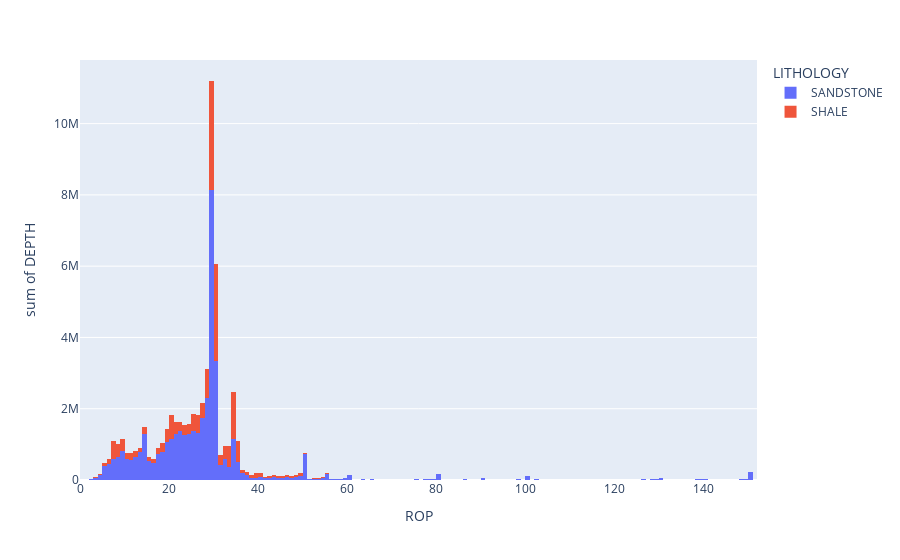

This figure's notebook cell:
### Code cell
# E5
#import plotly.graph_objects as go
#go.Figure(data=go.Histogram(x=log_data['LITHOLOGY'], y=))
#fig = go.Figure(layout=go.Layout(title=go.layout.Title(text="Histogram of ROP Log based on different lithologies"),
#                xaxis=dict(title="ROP Values"),
#                #yaxis=dict(title="Depth", range=[0, 0.4]),
 #               width = 800,
  #              height = 800))

#for lithology_value in log_data['LITHOLOGY'].unique():
 #   
  #  fig.add_trace(go.Histogram(x=log_data['ROP'][log_data['LITHOLOGY'] == lithology_value],name = lithology_value, xbins=dict(size=20))) 

#fig.show()
import plotly.express as px
fig = px.histogram(log_data, x="ROP", y="DEPTH", color="LITHOLOGY")
fig.show()

### Figure 1 — Plotly figure (JSON) as saved in the notebook; plotly's stock layout.template omitted (floating-point values rounded to 4 significant figures; data arrays with more than 128 entries replaced by an {"elided": "..."} marker saying what was removed)
{"data": [{"alignmentgroup": "True", "bingroup": "x", "histfunc": "sum", "hovertemplate": "LITHOLOGY=SANDSTONE<br>ROP=%{x}<br>sum of DEPTH=%{y}<extra></extra>", "legendgroup": "SANDSTONE", "marker": {"color": "#636efa"}, "name": "SANDSTONE", "offsetgroup": "SANDSTONE", "orientation": "v", "showlegend": true, "type": "histogram", "x": {"elided": "23731 float values"}, "xaxis": "x", "y": {"elided": "23731 float values"}, "yaxis": "y"}, {"alignmentgroup": "True", "bingroup": "x", "histfunc": "sum", "hovertemplate": "LITHOLOGY=SHALE<br>ROP=%{x}<br>sum of DEPTH=%{y}<extra></extra>", "legendgroup": "SHALE", "marker": {"color": "#EF553B"}, "name": "SHALE", "offsetgroup": "SHALE", "orientation": "v", "showlegend": true, "type": "histogram", "x": {"elided": "9460 float values"}, "xaxis": "x", "y": {"elided": "9460 float values"}, "yaxis": "y"}], "layout": {"barmode": "relative", "legend": {"title": {"text": "LITHOLOGY"}, "tracegroupgap": 0}, "margin": {"t": 60}, "xaxis": {"anchor": "y", "domain": [0, 1], "title": {"text": "ROP"}}, "yaxis": {"anchor": "x", "domain": [0, 1], "title": {"text": "sum of DEPTH"}}}}
